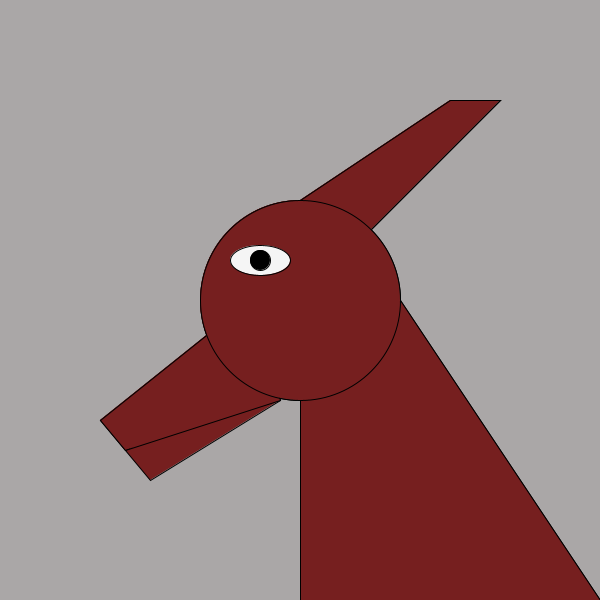
Frame 1 (no input)
Frame 60 (the mouse pressed at the canvas centre just before this capture): identical to frame 1, image omitted
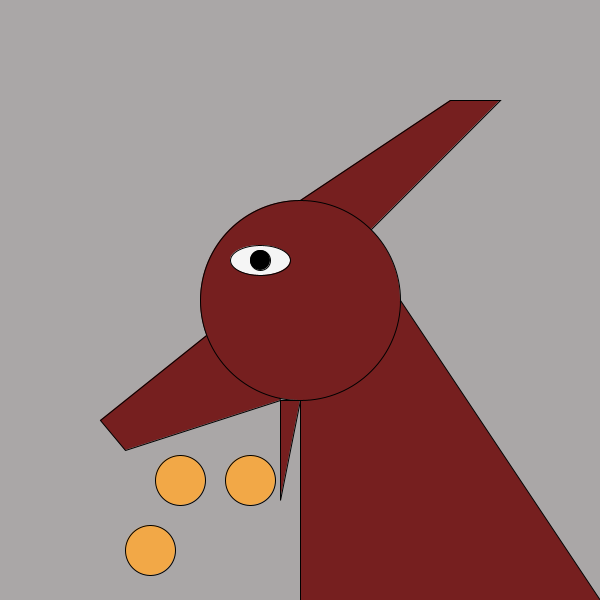
Frame 120 (the mouse held since frame 60 and released just before this capture)

The Processing sketch that drew these frames (run headless with seeded random() and noise(); from frame 60 on, the mouse is pressed at the canvas centre):

// Processing sketch: processing_125766
// ── processing_125766.pde

void setup() {
size(600, 600);
}
void draw() {
background(170,167,167);
//disegno il muso
fill(118,31,31);
quad(250,300,100,420,150,480,280,400);
//disegno la linea della bocca
stroke(0,0,0);
line(180,420,125,450);
//disegno il collo
fill(118,31,31);
quad(400,300,300,400,300,600,600,600);
//disegno il corno
fill(118,31,31);
quad(450,100,300,200,350,250,500,100);
//disegno la testa
ellipseMode(CENTER);
fill(118,31,31);
ellipse(300,300,200,200);
//disegno l'occhio
fill(245,245,245);
ellipse(260,260,60,30);
//disegno la pupilla
fill(0,0,0);
ellipse(260,260,20,20);
if (mousePressed)
background(170,167,167);
//disegno il muso
fill(118,31,31);
quad(250,300,100,420,125,450,280,400);
//disegno la bocca aperta con palle di fuoco
if(mousePressed) {
fill(118,31,31);
quad(280,400,280,500,280,500,300,400);
fill(242,168,71);
ellipse(250,480,50,50);
ellipse(180,480,50,50);
ellipse(150,550,50,50);
}
//disegno il collo
fill(118,31,31);
quad(400,300,300,400,300,600,600,600);
//disegno il corno
fill(118,31,31);
quad(450,100,300,200,350,250,500,100);
//disegno la testa
ellipseMode(CENTER);
fill(118,31,31);
ellipse(300,300,200,200);
//disegno l'occhio
fill(245,245,245);
ellipse(260,260,60,30);
//disegno la pupilla
fill(0,0,0);
ellipse(260,260,20,20);
}
